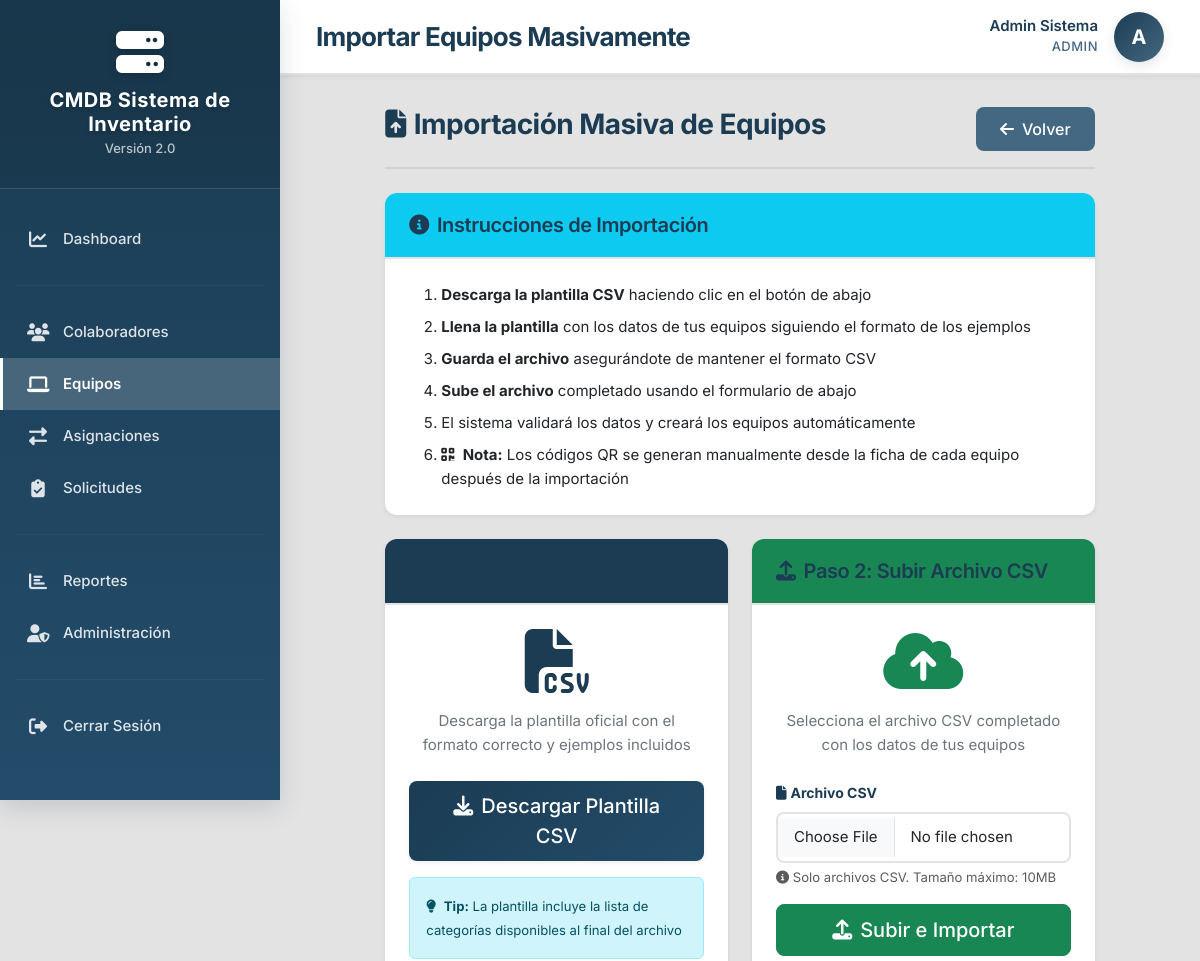
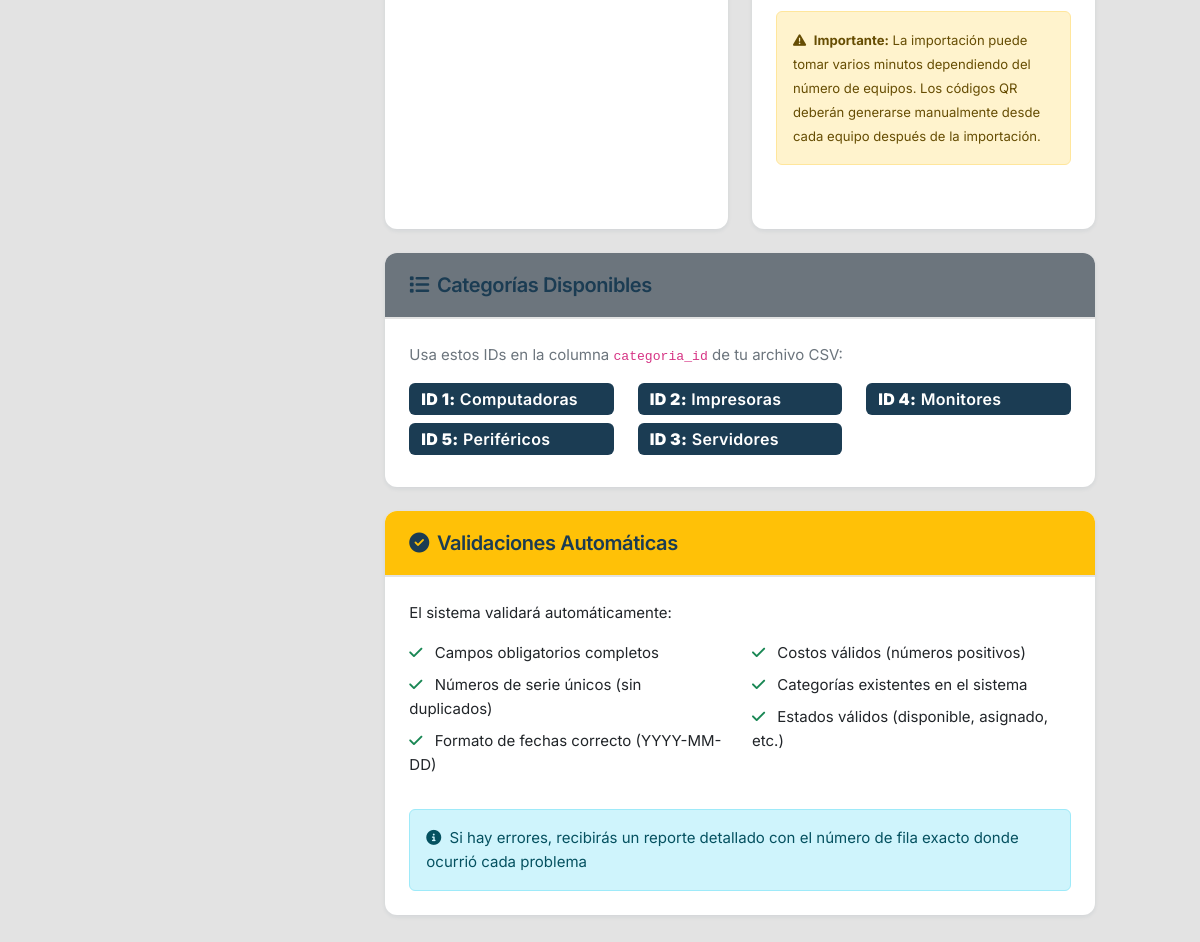
/public/index.php?route=equipos&action=importar (signed in), run on the app's committed database (2 pictures, top to bottom).
### tables this page shows
CREATE TABLE IF NOT EXISTS `categorias` (
  `id` int NOT NULL AUTO_INCREMENT,
  `nombre` varchar(100) NOT NULL,
  `descripcion` text,
  `estado` enum('activa','inactiva') NOT NULL DEFAULT 'activa',
  `created_at` timestamp NULL DEFAULT CURRENT_TIMESTAMP,
  `updated_at` timestamp NULL DEFAULT CURRENT_TIMESTAMP ON UPDATE CURRENT_TIMESTAMP,
  PRIMARY KEY (`id`),
  UNIQUE KEY `nombre` (`nombre`),
  KEY `idx_nombre` (`nombre`),
  KEY `idx_estado` (`estado`)
);

### src/Controllers/EquipoController.php (called while the page is built, shortened)
<?php
class EquipoController extends BaseController
{
    private $categoriaModel;
    public function __construct()
    {
        $this->categoriaModel = new Categoria();
    }
    public function importar()
    {
        $categorias = $this->categoriaModel->getAllActivas();
        $this->render('Views/equipos/importar.php', [
            'pageTitle' => 'Importar Equipos Masivamente',
            'categorias' => $categorias
        ]);
    }
}

### public/index.php (called while the page is built, shortened)
<?php
require_once '../src/Core/helpers.php';
require_once '../config/database.php';
try {
    $action = $_GET['action'] ?? 'index';
    $controller = new $controllerClass();
    $controller->$action();
} catch (Throwable $e) {
    if ($e->getCode() === 404) {
        http_response_code(404);
        echo "<h1>404 - Página no encontrada</h1>";
        echo "<p>" . htmlspecialchars($e->getMessage()) . "</p>";
    } else {
        handleException($e);
    }
    exit;
}

### src/Core/Database.php (called while the page is built, shortened)
<?php
class Database
{
    private static $instance = null;
    private $connection;
    private function __construct() {
        try {
            $dsn = 'mysql:host=' . DB_HOST . ';dbname=' . DB_NAME . ';charset=' . DB_CHARSET;
            $this->connection = new PDO($dsn, DB_USER, DB_PASS, [
                PDO::ATTR_ERRMODE => PDO::ERRMODE_EXCEPTION,
                PDO::ATTR_DEFAULT_FETCH_MODE => PDO::FETCH_ASSOC,
                PDO::ATTR_EMULATE_PREPARES => false,
            ]);
        } catch (PDOException $e) {
            throw new \Exception("Error de conexión a la base de datos: " . $e->getMessage());
        }
    }
    public static function getInstance() {
        if (self::$instance === null) {
            self::$instance = new self();
        }
        return self::$instance;
    }
    public function getConnection() {
        return $this->connection;
    }
}

### src/Models/Categoria.php (called while the page is built, shortened)
<?php
class Categoria extends Model
{
    protected $table = 'categorias';
    public function getAllActivas()
    {
        $sql = "SELECT * FROM {$this->table} WHERE estado = 'activa' ORDER BY nombre ASC";
        return $this->query($sql)->fetchAll(\PDO::FETCH_ASSOC);
    }
}

### src/Models/Model.php (called while the page is built, shortened)
<?php
class Model
{
    protected $db;
    public function __construct() {
        $this->db = Database::getInstance()->getConnection();
    }
    protected function query($sql, $params = []) {
        $stmt = $this->db->prepare($sql);
        $stmt->execute($params);
        return $stmt;
    }
}

### src/Core/helpers.php (called while the page is built, shortened)
<?php
function e($string) {
    return htmlspecialchars($string ?? '', ENT_QUOTES, 'UTF-8');
}

### src/Views/equipos/importar.php (the view, shortened to what this page needs)
<div class="row">
    <div class="col-lg-10 mx-auto">
        <div class="page-header d-flex justify-content-between align-items-center mb-4">
            <h2><i class="fas fa-file-upload me-2"></i>Importación Masiva de Equipos</h2>
            <a href="index.php?route=equipos" class="btn btn-secondary">
                <i class="fas fa-arrow-left me-2"></i>Volver
            </a>
        </div>
        <div class="card mb-4 border-info">
            <div class="card-header bg-info text-white">
                <h5 class="mb-0"><i class="fas fa-info-circle me-2"></i>Instrucciones de Importación</h5>
            </div>
            <div class="card-body">
                <ol class="mb-0">
                    <li class="mb-2">
                        <strong>Descarga la plantilla CSV</strong> haciendo clic en el botón de abajo
                    </li>
                    <li class="mb-2">
                        <strong>Llena la plantilla</strong> con los datos de tus equipos siguiendo el formato de los ejemplos
                    </li>
                    <li class="mb-2">
                        <strong>Guarda el archivo</strong> asegurándote de mantener el formato CSV
                    </li>
                    <li class="mb-2">
                        <strong>Sube el archivo</strong> completado usando el formulario de abajo
                    </li>
                    <li class="mb-2">
                        El sistema validará los datos y creará los equipos automáticamente
                    </li>
                    <li>
                        <i class="fas fa-qrcode me-1"></i>
                        <strong>Nota:</strong> Los códigos QR se generan manualmente desde la ficha de cada equipo después de la importación
                    </li>
                </ol>
            </div>
        </div>
        <div class="row">
            <div class="col-md-6 mb-4">
                <div class="card h-100 border-primary">
                    <div class="card-header bg-primary text-white">
                        <h5 class="mb-0">
                            <i class="fas fa-download me-2"></i>Paso 1: Descargar Plantilla
                        </h5>
                    </div>
                    <div class="card-body text-center">
                        <i class="fas fa-file-csv fa-5x text-primary mb-3"></i>
                        <p class="text-muted mb-4">
                            Descarga la plantilla oficial con el formato correcto y ejemplos incluidos
                        </p>
                        <a href="index.php?route=equipos&action=descargarPlantilla"
                           class="btn btn-primary btn-lg">
                            <i class="fas fa-download me-2"></i>Descargar Plantilla CSV
                        </a>
                        <div class="alert alert-info mt-3 text-start">
                            <small>
                                <i class="fas fa-lightbulb me-1"></i>
                                <strong>Tip:</strong> La plantilla incluye la lista de categorías disponibles al final del archivo
                            </small>
                        </div>
                    </div>
                </div>
            </div>
            <div class="col-md-6 mb-4">
                <div class="card h-100 border-success">
                    <div class="card-header bg-success text-white">
                        <h5 class="mb-0">
                            <i class="fas fa-upload me-2"></i>Paso 2: Subir Archivo CSV
                        </h5>
                    </div>
                    <div class="card-body">
                        <form action="index.php?route=equipos&action=procesarImportacion"
                              method="POST"
                              enctype="multipart/form-data"
                              id="formImportar">
                            <div class="mb-4 text-center">
                                <i class="fas fa-cloud-upload-alt fa-5x text-success mb-3"></i>
                                <p class="text-muted">
                                    Selecciona el archivo CSV completado con los datos de tus equipos
                                </p>
                            </div>
                            <div class="mb-3">
                                <label for="archivo" class="form-label fw-bold">
                                    <i class="fas fa-file me-1"></i>Archivo CSV
                                </label>
                                <input type="file"
                                       class="form-control form-control-lg"
                                       id="archivo"
                                       name="archivo"
                                       accept=".csv,.txt"
                                       required>
                                <div class="form-text">
                                    <i class="fas fa-info-circle"></i>
                                    Solo archivos CSV. Tamaño máximo: 10MB
                                </div>
                            </div>
                            <div class="d-grid gap-2">
                                <button type="submit" class="btn btn-success btn-lg" id="btnImportar">
                                    <i class="fas fa-upload me-2"></i>Subir e Importar
                                </button>
                            </div>
                            <div class="alert alert-warning mt-3">
                                <small>
                                    <i class="fas fa-exclamation-triangle me-1"></i>
                                    <strong>Importante:</strong> La importación puede tomar varios minutos dependiendo del número de equipos.
                                    Los códigos QR deberán generarse manualmente desde cada equipo después de la importación.
                                </small>
                            </div>
                        </form>
                    </div>
                </div>
            </div>
        </div>
        <?php if (!empty($categorias)): ?>
        <div class="card border-secondary">
            <div class="card-header bg-secondary text-white">
                <h5 class="mb-0">
                    <i class="fas fa-list me-2"></i>Categorías Disponibles
                </h5>
            </div>
            <div class="card-body">
                <p class="text-muted mb-3">
                    Usa estos IDs en la columna <code>categoria_id</code> de tu archivo CSV:
                </p>
                <div class="row">
                    <?php foreach ($categorias as $categoria): ?>
                        <div class="col-md-4 mb-2">
                            <span class="badge bg-primary fs-6 w-100 text-start">
                                <strong>ID <?= $categoria['id'] ?>:</strong>
                                <?= e($categoria['nombre']) ?>
                            </span>
                        </div>
                    <?php endforeach; ?>
                </div>
            </div>
        </div>
        <?php endif; ?>
        <div class="card mt-4 border-warning">
            <div class="card-header bg-warning">
                <h5 class="mb-0">
                    <i class="fas fa-check-circle me-2"></i>Validaciones Automáticas
                </h5>
            </div>
            <div class="card-body">
                <p class="mb-3">El sistema validará automáticamente:</p>
                <div class="row">
                    <div class="col-md-6">
                        <ul class="list-unstyled">
                            <li class="mb-2">
                                <i class="fas fa-check text-success me-2"></i>
                                Campos obligatorios completos
                            </li>
                            <li class="mb-2">
                                <i class="fas fa-check text-success me-2"></i>
                                Números de serie únicos (sin duplicados)
                            </li>
                            <li class="mb-2">
                                <i class="fas fa-check text-success me-2"></i>
                                Formato de fechas correcto (YYYY-MM-DD)
                            </li>
                        </ul>
                    </div>
                    <div class="col-md-6">
                        <ul class="list-unstyled">
                            <li class="mb-2">
                                <i class="fas fa-check text-success me-2"></i>
                                Costos válidos (números positivos)
                            </li>
                            <li class="mb-2">
                                <i class="fas fa-check text-success me-2"></i>
                                Categorías existentes en el sistema
                            </li>
                            <li class="mb-2">
                                <i class="fas fa-check text-success me-2"></i>
                                Estados válidos (disponible, asignado, etc.)
                            </li>
                        </ul>
                    </div>
                </div>
                <div class="alert alert-info mb-0 mt-3">
                    <i class="fas fa-info-circle me-1"></i>
                    Si hay errores, recibirás un reporte detallado con el número de fila exacto donde ocurrió cada problema
                </div>
            </div>
        </div>
    </div>
</div>

### public/assets/css/custom.css (style rules this page uses)
:root { --color-primary: #1B3C53; --color-secondary: #234C6A; --color-tertiary: #456882; --color-background: #E3E3E3; --color-success: #28a745; --color-danger: #dc3545; --color-warning: #ffc107; --color-info: #17a2b8; --sidebar-width: 280px; --header-height: 75px; --border-radius: 12px; --transition-speed: 0.3s; --shadow-sm: 0 2px 4px rgba(27, 60, 83, 0.08); --shadow-md: 0 4px 12px rgba(27, 60, 83, 0.12); --shadow-lg: 0 8px 24px rgba(27, 60, 83, 0.16); --font-family: 'Inter', -apple-system, BlinkMacSystemFont, 'Segoe UI', Roboto, sans-serif; }
body { font-family: var(--font-family); background-color: var(--color-background); color: #2c3e50; font-size: 15px; line-height: 1.6; overflow-x: hidden; }
h1, h2, h3, h4, h5, h6 { font-weight: 600; color: var(--color-primary); letter-spacing: -0.02em; }
.page-header { margin-bottom: 32px; padding-bottom: 16px; border-bottom: 2px solid rgba(27, 60, 83, 0.1); }
.page-header h2 { margin: 0 0 8px 0; font-size: 28px; color: var(--color-primary); font-weight: 700; }
.card { border: none; border-radius: var(--border-radius); box-shadow: var(--shadow-sm); margin-bottom: 24px; transition: all var(--transition-speed) ease; background: white; }
.card-header { background: white; border-bottom: 2px solid var(--color-background); border-radius: var(--border-radius) var(--border-radius) 0 0 !important; padding: 20px 24px; font-weight: 600; color: var(--color-primary); }
.card-body { padding: 24px; }
.btn-primary { background: linear-gradient(135deg, var(--color-primary), var(--color-secondary)); border: none; padding: 12px 28px; font-weight: 600; border-radius: 8px; transition: all var(--transition-speed) ease; box-shadow: var(--shadow-sm); }
.btn-secondary { background: var(--color-tertiary); border: none; color: white; font-weight: 600; }
.btn { border-radius: 8px; font-weight: 500; padding: 10px 24px; transition: all var(--transition-speed) ease; }
.badge { padding: 6px 14px; font-weight: 600; border-radius: 6px; font-size: 12px; letter-spacing: 0.3px; }
.form-control, .form-select { border-radius: 8px; border: 2px solid var(--color-background); padding: 12px 16px; transition: all var(--transition-speed) ease; font-size: 15px; }
.form-label { font-weight: 600; color: var(--color-primary); margin-bottom: 8px; font-size: 14px; }
.text-primary { color: var(--color-primary) !important; }
.bg-primary { background-color: var(--color-primary) !important; }
.text-muted { color: #6c757d !important; }

### src/Views/equipos/importar.php (style rules this page uses)
.card-header h5 { font-weight: 600; }
.fa-5x { font-size: 4rem; }
.form-control-lg { padding: 0.75rem 1rem; }
.badge.fs-6 { padding: 0.5rem 0.75rem; }

### data on the page
categorias: id "1", nombre "Computadoras"
categorias: id "2", nombre "Impresoras"
categorias: id "4", nombre "Monitores"
categorias: id "5", nombre "Periféricos"
categorias: id "3", nombre "Servidores"

### other printed values
APP_NAME "CMDB Sistema de Inventario"
APP_VERSION "2.0"
$pageTitle "Importar Equipos Masivamente"
currentUser()['nombre'] . ' ' . currentUser()['apellido'] "Admin Sistema"
currentUser()['rol'] "ADMIN"
substr(currentUser()['nombre'], 0, 1) "A"
